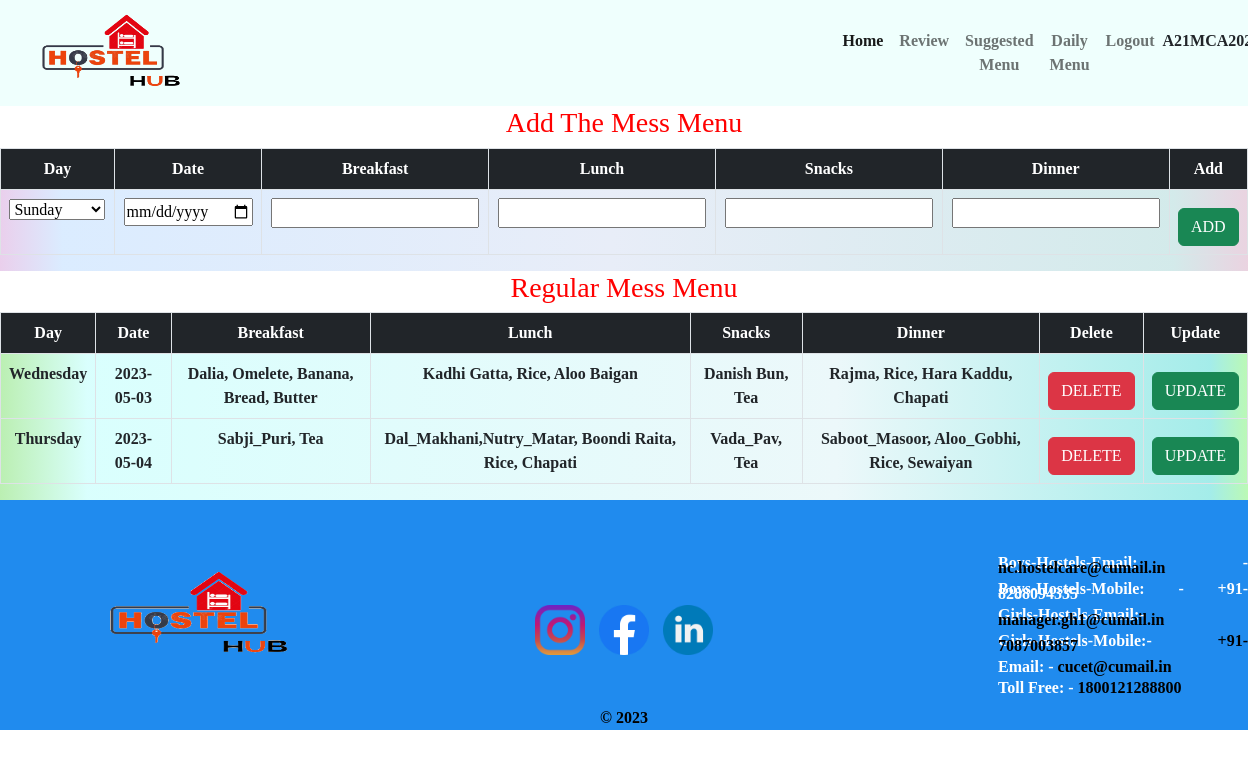
The app's page /views/Admin/a_menu.php (signed in) with its own data.
### tables this page shows
CREATE TABLE `menu` (
  `id` int(11) NOT NULL,
  `day` varchar(50) NOT NULL,
  `date` date NOT NULL,
  `breakfast` varchar(255) NOT NULL,
  `lunch` varchar(255) NOT NULL,
  `snacks` varchar(255) NOT NULL,
  `dinner` varchar(255) NOT NULL
);

### views/Admin/a_menu.php (the view, shortened to what this page needs)
<?php
include("a_header.php");
include('../connection.php');
$retrieve="SELECT * FROM menu";
$result=mysqli_query($con,$retrieve);
?>
<h3>Add The Mess Menu</h3>
<div class="menu">
    <div id="update_menu">
    <div class="row ">
            <div class="col-lg-12 col-md-12 col-sm-12" data-aos="fade-up" data-aos-anchor-placement="center-bottom">
          <div class="data-fetch">
          <div class="card-body">
          <table class="table table-bordered text-center">
          <tr class="bg-dark text-white">
            <td>Day</td>
            <td>Date</td>
            <td>Breakfast</td>
            <td>Lunch</td>
            <td>Snacks</td>
            <td>Dinner</td>
            <td>Add</td>
          </tr>
            <tr>
                <form action="" method="post">
                    <td>
                    <select name="day" id="">
                        <option value="Sunday">Sunday</option>
                    </select>
                    </td>
                    <td><input type="date" name="date" required></td>
                    <td><input type="text" name="breakfast" required></td>
                    <td><input type="text" name="lunch" required></td>
                    <td><input type="text" name="snacks" required></td>
                    <td><input type="text" name="dinner" required></td>
                    <td><button type="submit" name="submit" class="btn btn-md btn-success">ADD</button></td>
                </form>
            </tr>
          </table>
          </div>
          </div>
        </div>
        </div>
    </div>
    <h3>Regular Mess Menu</h3>
        <div id="mess-menu">
            <div class="row">
                <div class="col-lg-12 col-md-12 col-sm-12" data-aos="fade-right" data-aos-anchor-placement="center-bottom">
                    <div class="data-fetch">
                        <div class="card-body">
                            <table class="table table-bordered text-center">
                                <tr class="bg-dark text-white">
                                    <td>Day</td>
                                    <td>Date</td>
                                    <td>Breakfast</td>
                                    <td>Lunch</td>
                                    <td>Snacks</td>
                                    <td>Dinner</td>
                                    <td>Delete</td>
                                    <td>Update</td>
                                </tr>
                                <tr>
                                    <?php
                                    while($row=mysqli_fetch_assoc($result))
                                    {?>
                                    <td><?php echo $row['day'];?></td>
                                    <td><?php echo $row['date'];?></td>
                                    <td><?php echo $row['breakfast'];?></td>
                                    <td><?php echo $row['lunch'];?></td>
                                    <td><?php echo $row['snacks'];?></td>
                                    <td><?php echo $row['dinner'];?></td>
                                    <form action="" method="post">
                                        <td><button type="submit" name="delete" class="btn btn-danger">DELETE</button></td>
                                    </form>
                                        <td><a href="menu_update.php"><button class="btn btn-success">UPDATE</button></a> </td>
                                    </tr>
                                    <?php
                                    }?>
                            </table>
                        </div>
                    </div>
                </div>
            </div>
        </div>
</div>
<?php
include("a_footer.php");
?>

### views/Admin/a_style.css (style rules this page uses)
body { text-align: center; background-size: 100% 100%; font-family:"Montesrrat"; font-weight: bold; }
.btn { margin-top: 10px; }

### views/Admin/a_menu.php (style rules this page uses)
#update_menu { background: rgb(33,210,246); background: linear-gradient(90deg, rgba(33,210,246,1) 0%, rgba(33,246,244,0.8156512605042017) 0%, rgba(3,6,6,1) 0%, rgba(245,25,14,1) 0%, rgba(237,233,232,1) 0%, rgba(231,137,142,0.7736344537815126) 0%, rgba(68,147,182,1) 0%, rgba(236,248,250,1) 0%, rgba(199,172,160,1) 0%, rgba(167,247,159,0.7736344537815126) 0%, rgba(163,194,236,1) 0%, rgba(177,209,231,1) 0%, rgba(186,219,242,1) 0%, rgba(234,207,236,1) 0%, rgba(185,218,255,0.5187324929971988) 5%, rgba(232,237,248,1) 49%, rgba(170,215,215,0.5187324929971988) 94%, rgba(215,170,196,0.5187324929971988) 100%); }
#mess-menu { background: rgb(33,210,246); background: linear-gradient(90deg, rgba(33,210,246,1) 0%, rgba(33,246,244,1) 0%, rgba(3,6,6,1) 0%, rgba(245,25,14,1) 0%, rgba(187,239,178,1) 0%, rgba(185,255,252,0.5355392156862745) 7%, rgba(236,248,250,1) 67%, rgba(137,231,227,0.7736344537815126) 97%, rgba(167,247,159,0.7736344537815126) 100%, rgba(68,147,182,1) 100%, rgba(236,163,170,1) 100%); }
h3 { font-family: fantasy; color: red; }

### records on screen
menu: day "Wednesday", date "2023-05-03", breakfast "Dalia, Omelete, Banana, Bread, Butter", lunch "Kadhi Gatta, Rice, Aloo Baigan", snacks "Danish Bun, Tea", dinner "Rajma, Rice, Hara Kaddu, Chapati"
menu: day "Thursday", date "2023-05-04", breakfast "Sabji_Puri, Tea", lunch "Dal_Makhani,Nutry_Matar, Boondi Raita, Rice, Chapati", snacks "Vada_Pav, Tea", dinner "Saboot_Masoor, Aloo_Gobhi, Rice, Sewaiyan"
